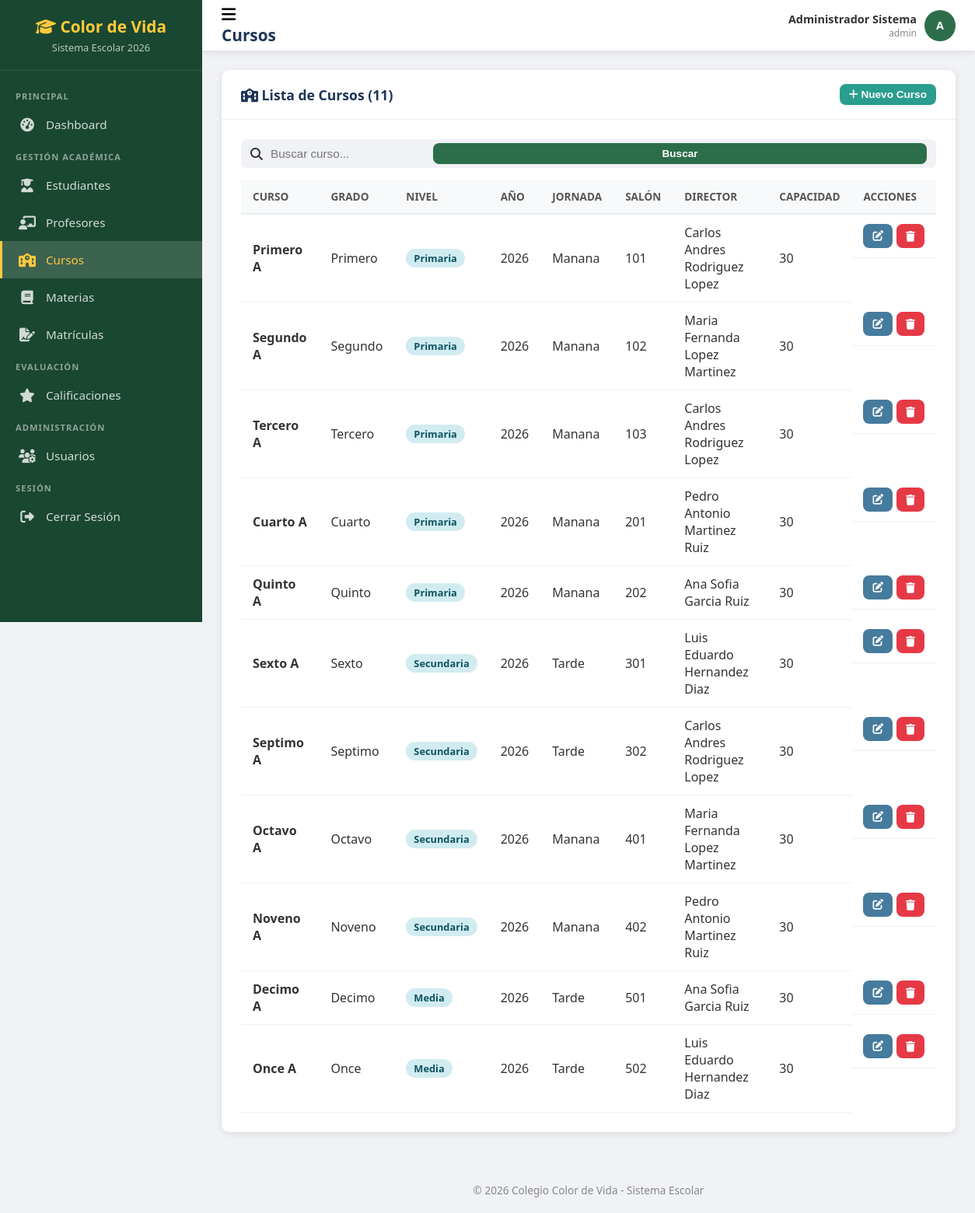
Page /cursos.php (signed in) on the committed database.
### tables this page shows
CREATE TABLE `cursos` (
  `id` int(11) NOT NULL AUTO_INCREMENT,
  `grado_id` int(11) NOT NULL,
  `nombre` varchar(50) NOT NULL,
  `anio` int(11) NOT NULL,
  `director_id` int(11) DEFAULT NULL,
  `jornada` varchar(20) DEFAULT 'Manana',
  `salon` varchar(20) DEFAULT NULL,
  `capacidad` int(11) DEFAULT 30,
  `activo` tinyint(1) DEFAULT 1,
  `creado_en` timestamp NULL DEFAULT current_timestamp(),
  PRIMARY KEY (`id`),
  KEY `grado_id` (`grado_id`),
  KEY `director_id` (`director_id`),
  CONSTRAINT `cursos_ibfk_1` FOREIGN KEY (`grado_id`) REFERENCES `grados` (`id`),
  CONSTRAINT `cursos_ibfk_2` FOREIGN KEY (`director_id`) REFERENCES `profesores` (`id`) ON DELETE SET NULL
);

CREATE TABLE `grados` (
  `id` int(11) NOT NULL AUTO_INCREMENT,
  `nombre` varchar(50) NOT NULL,
  `descripcion` varchar(200) DEFAULT NULL,
  `nivel` varchar(20) NOT NULL,
  `activo` tinyint(1) DEFAULT 1,
  PRIMARY KEY (`id`)
);

### cursos.php (the view, shortened to what this page needs)
<?php
require_once 'includes/header.php';
require_once 'includes/db.php';
$buscar = trim($_GET['buscar'] ?? '');
$where = $buscar ? "WHERE c.activo=1 AND (c.nombre LIKE ? OR g.nombre LIKE ?)" : "WHERE c.activo=1";
$params = $buscar ? ["%$buscar%","%$buscar%"] : [];
$stmt = $pdo->prepare("SELECT c.*, g.nombre as grado_nombre, g.nivel, CONCAT(p.nombre,' ',p.apellido) as director_nombre FROM cursos c JOIN grados g ON g.id=c.grado_id LEFT JOIN profesores p ON p.id=c.director_id $where ORDER BY g.id, c.nombre");
$stmt->execute($params);
$cursos = $stmt->fetchAll();
?>
<div class="card">
    <div class="card-header">
        <h2><i class="fas fa-school"></i> Lista de Cursos (<?= count($cursos) ?>)</h2>
        <button class="btn btn-success btn-sm" onclick="openModal('modal-nuevo')">
            <i class="fas fa-plus"></i> Nuevo Curso
        </button>
    </div>
    <div class="card-body">
        <form method="GET" class="search-box">
            <i class="fas fa-search"></i>
            <input type="text" name="buscar" placeholder="Buscar curso..." value="<?= htmlspecialchars($buscar) ?>">
            <button type="submit" class="btn btn-sm btn-primary">Buscar</button>
        </form>
        <div class="table-responsive">
            <table>
                <thead>
                    <tr>
                        <th>Curso</th>
                        <th>Grado</th>
                        <th>Nivel</th>
                        <th>Año</th>
                        <th>Jornada</th>
                        <th>Salón</th>
                        <th>Director</th>
                        <th>Capacidad</th>
                        <th>Acciones</th>
                    </tr>
                </thead>
                <tbody>
                    <?php foreach ($cursos as $c): ?>
                    <tr>
                        <td><strong><?= htmlspecialchars($c['nombre']) ?></strong></td>
                        <td><?= htmlspecialchars($c['grado_nombre']) ?></td>
                        <td><span class="badge badge-info"><?= $c['nivel'] ?></span></td>
                        <td><?= $c['anio'] ?></td>
                        <td><?= $c['jornada'] ?></td>
                        <td><?= htmlspecialchars($c['salon'] ?? '-') ?></td>
                        <td><?= htmlspecialchars($c['director_nombre'] ?? '<span class="badge badge-warning">Sin asignar</span>') ?></td>
                        <td><?= $c['capacidad'] ?></td>
                        <td class="actions">
                            <button class="btn btn-sm btn-info" onclick='openEditModal(<?= json_encode($c) ?>)' title="Editar"><i class="fas fa-edit"></i></button>
                            <a href="?delete=<?= $c['id'] ?>" class="btn btn-sm btn-danger" onclick="return confirm('¿Desactivar este curso?')" title="Desactivar"><i class="fas fa-trash"></i></a>
                        </td>
                    </tr>
                    <?php endforeach; ?>
                </tbody>
            </table>
        </div>
    </div>
</div>
<?php require_once 'includes/footer.php'; ?>

### css/estilos.css (style rules this page uses)
:root { --primary: #2c6e49; --primary-dark: #1a4731; --primary-light: #4c956c; --secondary: #fefee3; --accent: #ffc93c; --danger: #e63946; --warning: #f4a261; --info: #457b9d; --dark: #1d3557; --light: #f1faee; --sidebar-width: 260px; --header-height: 65px; --shadow: 0 2px 10px rgba(0,0,0,0.1); --radius: 10px; }
* { margin: 0; padding: 0; box-sizing: border-box; }
body { font-family: 'Segoe UI', Tahoma, Geneva, Verdana, sans-serif; background-color: #f0f2f5; color: #333; min-height: 100vh; }
.btn { display: inline-block; padding: 12px 24px; border: none; border-radius: 8px; cursor: pointer; font-size: 1rem; font-weight: 600; text-decoration: none; transition: all 0.3s; text-align: center; }
.btn-primary { background: var(--primary); color: white; width: 100%; }
.btn-danger { background: var(--danger); color: white; }
.btn-info { background: var(--info); color: white; }
.btn-success { background: #2a9d8f; color: white; }
.btn-sm { padding: 6px 12px; font-size: 0.85rem; }
.card { background: white; border-radius: var(--radius); box-shadow: var(--shadow); margin-bottom: 20px; }
.card-header { padding: 18px 25px; border-bottom: 1px solid #eee; display: flex; align-items: center; justify-content: space-between; }
.card-header h2 { font-size: 1.1rem; color: var(--dark); }
.card-body { padding: 25px; }
.table-responsive { overflow-x: auto; }
table { width: 100%; border-collapse: collapse; }
table th { background: #f8f9fa; padding: 12px 15px; text-align: left; font-weight: 600; color: #555; font-size: 0.85rem; text-transform: uppercase; border-bottom: 2px solid #e9ecef; }
table td { padding: 12px 15px; border-bottom: 1px solid #f0f0f0; vertical-align: middle; }
.badge { display: inline-block; padding: 3px 10px; border-radius: 20px; font-size: 0.8rem; font-weight: 600; }
.badge-info { background: #d1ecf1; color: #0c5460; }
.actions { display: flex; gap: 5px; }
.search-box { display: flex; align-items: center; background: #f0f2f5; border-radius: 8px; padding: 0 12px; margin-bottom: 15px; }
.search-box input { border: none; background: none; padding: 10px; flex: 1; font-size: 0.95rem; }

### rows in the picture
cursos: nombre "Primero A", grado.nombre "Primero", grado.nivel "Primaria", anio "2026", jornada "Manana", salon "101", director_nombre "Carlos Andres Rodriguez Lopez", capacidad "30"
cursos: nombre "Segundo A", grado.nombre "Segundo", grado.nivel "Primaria", anio "2026", jornada "Manana", salon "102", director_nombre "Maria Fernanda Lopez Martinez", capacidad "30"
cursos: nombre "Tercero A", grado.nombre "Tercero", grado.nivel "Primaria", anio "2026", jornada "Manana", salon "103", director_nombre "Carlos Andres Rodriguez Lopez", capacidad "30"
cursos: nombre "Cuarto A", grado.nombre "Cuarto", grado.nivel "Primaria", anio "2026", jornada "Manana", salon "201", director_nombre "Pedro Antonio Martinez Ruiz", capacidad "30"
cursos: nombre "Quinto A", grado.nombre "Quinto", grado.nivel "Primaria", anio "2026", jornada "Manana", salon "202", director_nombre "Ana Sofia Garcia Ruiz", capacidad "30"
cursos: nombre "Sexto A", grado.nombre "Sexto", grado.nivel "Secundaria", anio "2026", jornada "Tarde", salon "301", director_nombre "Luis Eduardo Hernandez Diaz", capacidad "30"
cursos: nombre "Septimo A", grado.nombre "Septimo", grado.nivel "Secundaria", anio "2026", jornada "Tarde", salon "302", director_nombre "Carlos Andres Rodriguez Lopez", capacidad "30"
cursos: nombre "Octavo A", grado.nombre "Octavo", grado.nivel "Secundaria", anio "2026", jornada "Manana", salon "401", director_nombre "Maria Fernanda Lopez Martinez", capacidad "30"
cursos: nombre "Noveno A", grado.nombre "Noveno", grado.nivel "Secundaria", anio "2026", jornada "Manana", salon "402", director_nombre "Pedro Antonio Martinez Ruiz", capacidad "30"
cursos: nombre "Decimo A", grado.nombre "Decimo", grado.nivel "Media", anio "2026", jornada "Tarde", salon "501", director_nombre "Ana Sofia Garcia Ruiz", capacidad "30"
cursos: nombre "Once A", grado.nombre "Once", grado.nivel "Media", anio "2026", jornada "Tarde", salon "502", director_nombre "Luis Eduardo Hernandez Diaz", capacidad "30"

### other values in the picture
$anio "2026"
$pagina_titulo "Cursos"
$nombre_usuario "Administrador Sistema"
$rol_usuario "admin"
$inicial "A"
count($cursos) "11"
